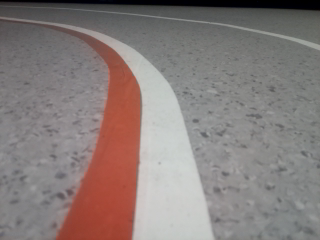
#> input picture photos/1582815528.19.png, 320 x 240 px
$ python test.py   (Python 2 division)
#> lines starting #> are read from the running program, lines starting #| are printed output that depends on the picture; after the words box and inside, x2 and y2 are one past the last pixel; in counts of white or black regions, pixels touching at a corner belong together
import cv2
import numpy as np

#image = cv2.imread("photos/1582815603.45.png", cv2.IMREAD_COLOR) # Go right
image = cv2.imread("photos/1582815528.19.png", cv2.IMREAD_COLOR) # Go left
#> image is the input picture: shape (240, 320, 3); mean B, G, R 123.2, 125.3, 135.8
#image = cv2.imread("photos/1582815538.22.png", cv2.IMREAD_COLOR) # Go right
#image = cv2.imread("photos/1582815588.41.png", cv2.IMREAD_COLOR) # Go right

# Colors margins
x = 55
y = 20
color_orange = np.array([66,88,185])
color_white = np.array([200,200,200])

boundaries = [(color_orange - x, color_orange + x)]#,(color_white - y, color_white + y)]

for (lower, upper) in boundaries:
	lower = np.array(lower, dtype = "uint8")
	upper = np.array(upper, dtype = "uint8")

	# find the colors within the specified boundaries and apply the mask
	mask = cv2.inRange(image, lower, upper)
	output = cv2.bitwise_and(image, image, mask = mask)

	height, width = mask.shape[:2]

	l_mask = mask[0:height, 0:(width/2)]
	r_mask = mask[0:height, (width/2):width]

	l_pixels = cv2.countNonZero(l_mask)
	r_pixels = cv2.countNonZero(r_mask)

	if l_pixels < r_pixels:
		print "Go right"
	else:
		print "Go left"


	def get_point(mask,treshold,window_size):
		mask = mask/255
		for i,row in enumerate(mask):
			for j in range(len(row)-window_size):
				winsum = sum(row[j:(j+window_size)])
				if winsum >= treshold:
					return i,j+window_size/2


	print get_point(mask,4,4)
#> this loop made 1 pass
#> (l_pixels, r_pixels) on pass 1: (9179, 0)
#| (46, 106)
#> pass 1, `mask = cv2.inRange(image, lower, upper)`:
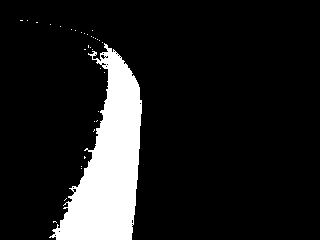
#> mask: shape (240, 320); 12% white; 33 white regions (32 under 20 px), largest, box (x1, y1, x2, y2) and area: (49, 43, 142, 240) 9129
#> pass 1, `output = cv2.bitwise_and(image, image, mask = mask)`:
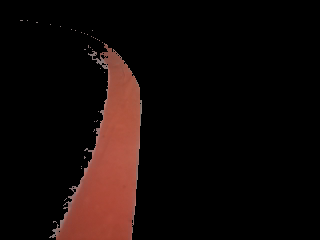
#> output: shape (240, 320, 3); mean B, G, R 8, 9.9, 19.6
#> pass 1, `l_mask = mask[0:height, 0:(width/2)]`:
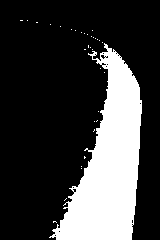
#> l_mask: shape (240, 160); 23.9% white; 33 white regions (32 under 20 px), largest, box (x1, y1, x2, y2) and area: (49, 43, 142, 240) 9129

	# [7 lines of commented-out code are left out]

$ run again, with photos/1582815603.45.png copied over photos/1582815528.19.png
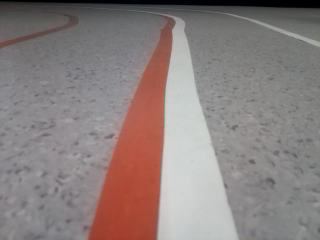
#> input picture photos/1582815603.45.png, 320 x 240 px
#> image is the input picture: shape (240, 320, 3); mean B, G, R 126.7, 127.9, 139.3
#> the loop `for (lower, upper) in boundaries:` made 1 pass
#> (l_pixels, r_pixels) on pass 1: (8331, 783)
#> (printed output is left out)
#> pass 1, `mask = cv2.inRange(image, lower, upper)`:
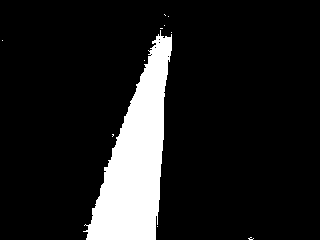
#> mask: shape (240, 320); 11.9% white; 11 white regions (10 under 20 px), largest, box (x1, y1, x2, y2) and area: (83, 30, 172, 240) 9090
#> pass 1, `r_mask = mask[0:height, (width/2):width]`:
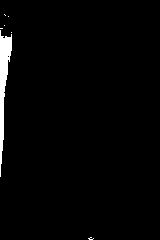
#> r_mask: shape (240, 160); 2% white; 7 white regions (6 under 20 px), largest, box (x1, y1, x2, y2) and area: (0, 30, 12, 177) 766

$ run again, with photos/1582815538.22.png copied over photos/1582815528.19.png
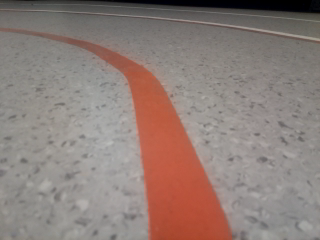
#> input picture photos/1582815538.22.png, 320 x 240 px
#> image is the input picture: shape (240, 320, 3); mean B, G, R 121, 126.5, 142.4
#> the loop `for (lower, upper) in boundaries:` made 1 pass
#> (l_pixels, r_pixels) on pass 1: (4596, 6850)
#> (printed output is left out)
#> pass 1, `mask = cv2.inRange(image, lower, upper)`:
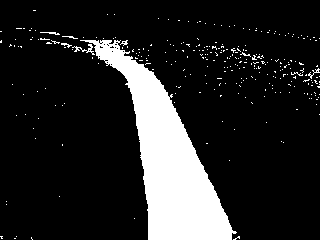
#> mask: shape (240, 320); 14.9% white; 289 white regions (282 under 20 px), largest, box (x1, y1, x2, y2) and area: (80, 40, 237, 240) 10626, (72, 44, 95, 55) 71, (308, 68, 320, 79) 35
#> pass 1, `r_mask = mask[0:height, (width/2):width]`:
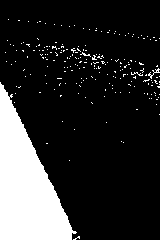
#> r_mask: shape (240, 160); 17.8% white; 214 white regions (212 under 20 px), largest, box (x1, y1, x2, y2) and area: (0, 82, 77, 240) 6353, (148, 68, 160, 79) 35

$ run again, with photos/1582815588.41.png copied over photos/1582815528.19.png
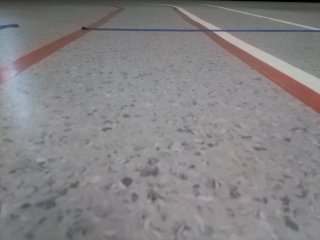
#> input picture photos/1582815588.41.png, 320 x 240 px
#> image is the input picture: shape (240, 320, 3); mean B, G, R 132.1, 130.6, 133
#> the loop `for (lower, upper) in boundaries:` made 1 pass
#> (l_pixels, r_pixels) on pass 1: (158, 1400)
#> (printed output is left out)
#> pass 1, `mask = cv2.inRange(image, lower, upper)`:
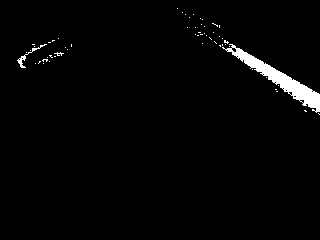
#> mask: shape (240, 320); 2% white; 58 white regions (56 under 20 px), largest, box (x1, y1, x2, y2) and area: (222, 44, 320, 113) 1327, (17, 44, 47, 68) 94
#> pass 1, `r_mask = mask[0:height, (width/2):width]`:
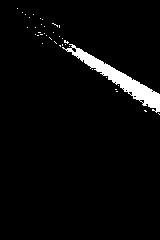
#> r_mask: shape (240, 160); 3.6% white; 38 white regions (37 under 20 px), largest, box (x1, y1, x2, y2) and area: (62, 44, 160, 113) 1327
